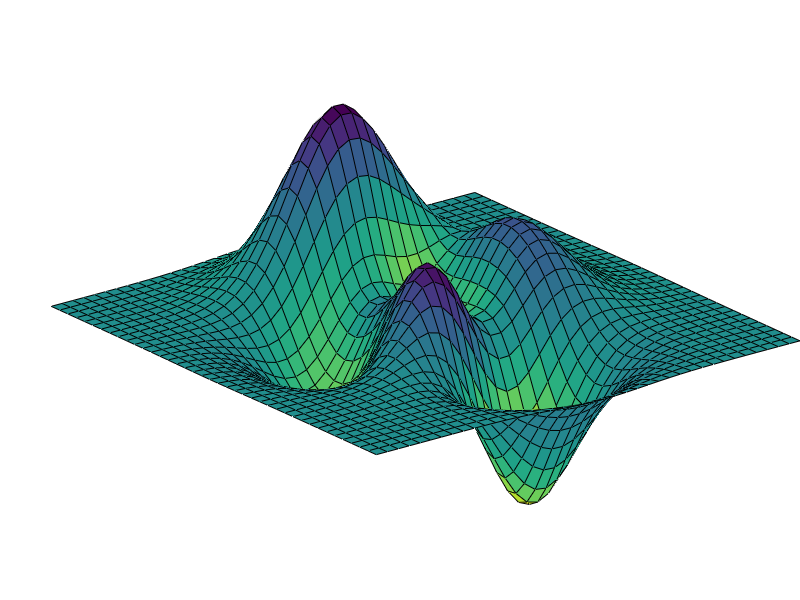

The MATLAB script that drew this image: (Note: this script raises an error after producing the figure.)
%% Display in single axis
figure(1); clf; set(gcf, 'Color', 'w');
P = peaks(40); 
C = del2(P);
surf(P,C);

hold on; axis off; axis tight;
set(gca, 'LooseInset', [ 0 0 0 0 ]);
xlabel('X');
ylabel('Y');
zlabel('Z');
tv = ThreeVector();
    
%% Multiple axes in subplot
figure(2); clf; set(gcf, 'Color', 'w');
R = 2;
C = 2;
p = panel();
p.margin = 10;
p.pack(R, C);
for r = 1:R
    for c = 1:C
        p(r,c).select();
        P = peaks(40); 
        C = del2(P);
        surf(P,C);
        colormap hot
        view([322 39]);

        hold on; axis off; axis tight;
        set(gca, 'LooseInset', [ 0 0 0 0 ]);
        xlabel('X');
        ylabel('Y');
        zlabel('Z');
        tv.vectorLength = 1;
    end
end

return;

%% Demo save/load functionality

f = [tempname() '.fig'];
savefig(gcf, f);
close all
openfig(f);


    tv = ThreeVector(gca);